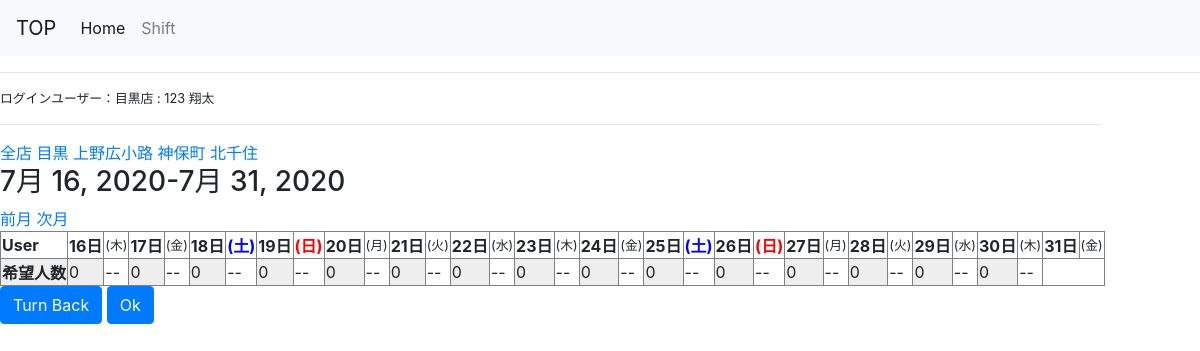
The app's page /shift_list/ (signed in), older data.
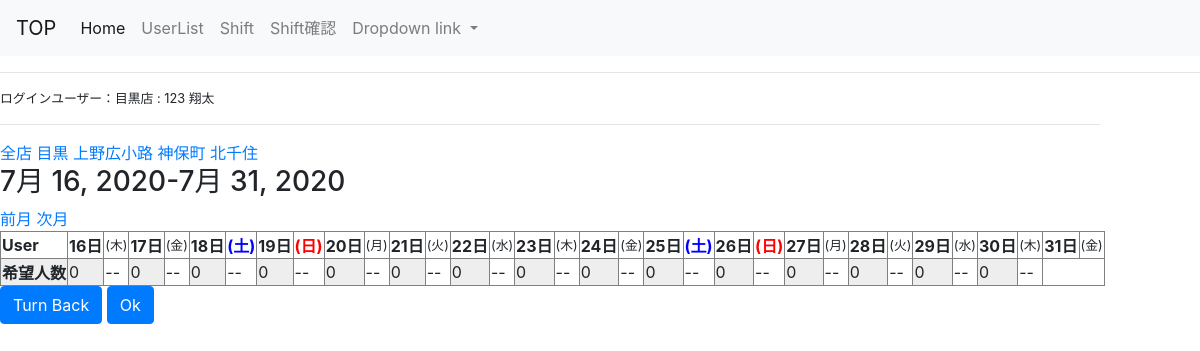
The same page, newer data.
### register/models.py (models this page shows, shortened)
class User(AbstractBaseUser, PermissionsMixin):
    email = models.EmailField(_('email address'), unique=True)
    first_name = models.CharField(_('first name'), max_length=30, blank=True)
    last_name = models.CharField(_('last name'), max_length=150, blank=True)
    is_staff = models.BooleanField(
        _('staff status'),
        default=False,
        help_text=_(
            'Designates whether the user can log into this admin site.'),
    )
    is_active = models.BooleanField(
        _('active'),
        default=True,
        help_text=_(
            'Designates whether this user should be treated as active. '
            'Unselect this instead of deleting accounts.'
        ),
    )
    date_joined = models.DateTimeField(_('date joined'), default=timezone.now)
    objects = CustomUserManager()
    EMAIL_FIELD = 'email'
    USERNAME_FIELD = 'email'
    REQUIRED_FIELDS = []
    class Meta:
        verbose_name = _('user')
        verbose_name_plural = _('users')

class Shops(models.Model):
    SHOP_CHOICES = (
    ('1', '目黒'),
    ('2', '狛江'),
    ('3', '神保町'),
    ('4', '上野広小路'),
    ('5', '北千住'),)
    shop = models.CharField("店舗", max_length=3,choices=SHOP_CHOICES, blank=True,default=1)
    user = models.OneToOneField(settings.AUTH_USER_MODEL,on_delete=models.CASCADE,)

### app/models.py (models this page shows, shortened)
class Schedule(models.Model):
    user = models.ForeignKey(settings.AUTH_USER_MODEL, verbose_name='ユーザー', on_delete=models.SET_NULL, blank=True, null=True,related_name = "user_schedule")
    start_time = models.CharField('開始時間', choices= SUB_START, max_length=50,blank=True,default="0")
    end_time = models.CharField('終了時間', choices= SUB_END, max_length=50,blank=True,default="0")
    date = models.DateField('日付')
    shops = models.ForeignKey(Shops, verbose_name='店舗', on_delete=models.CASCADE,blank=True)

### app/views.py (the view)
# urls.py: path('shift_list/', views.ShiftList.as_view(), name='shift_list'),
class ShiftList(mixins.ShiftWithScheduleMixin, generic.ListView):
    model = Schedule
    template_name = 'app/shift_list.html'
    date_field = 'date'
    def get_context_data(self, **kwargs):
        context = super().get_context_data(**kwargs)
        calendar_context = self.get_week_calendar()
        context.update(calendar_context)
        return context

### app/mixins.py (called while the page is built)
    def setup_calendar(self):
        self._calendar = calendar.Calendar(self.first_weekday)

    def get_previous_week(self, date):
        if date.month == 1 and date.day ==16:
            return date.replace(year=date.year-1, month=12,day=16)
        if date.month == 1 and date.day ==1:
            return date.replace(year=date.year-1, month=12,day=1)
        if date.day == 16:
            return date.replace(month =date.month -1 ,day = 16)
        if date.day == 1:
            return date.replace(month =date.month -1 ,day = 1)

    def name(self):
        weekname=['月','火','水','木','金','土','日']
        name=[]
        week=[]
        day = self.get_week_days()
        for l in day:
            name.append(l.weekday())
        for nn in name:
            week.append(weekname[nn])
        return week

    def get_week_calendar(self):
        calendar_context = super().get_week_calendar()
        calendar_context['df'] = self.get_week_schedules(
            calendar_context['week_first'],
            calendar_context['week_last'],
            calendar_context['week_days']
        )
        return calendar_context

### app/templates/app/shift_list.html (shortened to what this page needs)
{% extends "register/base.html" %}
{% block content %}
{% load static %}
<a href="{% url 'app:shift_list' %}" >全店</a>
<a href="{% url 'app:shopshift_list' 1 %}" >目黒</a>
<a href="{% url 'app:shopshift_list' 5 %}">上野広小路</a>
<a href="{% url 'app:shopshift_list' 4 %}">神保町</a>
<a href="{% url 'app:shopshift_list' 6 %}">北千住</a><br>
<h3>{{ week_first}}-{{ week_last }}</h3>
<a href="{% url 'app:shift_list'  week_previous.year week_previous.month week_previous.day %}">前月</a>
<a href="{% url 'app:shift_list'  week_next.year week_next.month week_previous.day %}">次月</a>
<table border="1">
    <th>User</th>
    {% for day in df %}
    <th>{{day | date:"j" }}日 {% if day|date:"D" == "日" %}</th>
           <th> <span style="color: #F00;">({{ day | date:"D" }})</span>
        </small></th>
        {% elif day|date:"D" == "土" %}
        <small>
            <th>  <span style="color:#0000FF">({{ day | date:"D" }})</span>
        </small></th>
        {% else %}
        <th>  <small>({{ day|date:"D" }})</small></th>
               {% endif %} {% endfor %}
{% for index,row in df.iterrows %}
{% if index == "希望人数" %}
<tr>
    <th bgcolor="#EEEEEE">{{index}}</th>
    <td  bgcolor="#EEEEEE">{{row.0}}</td><td>--</td>
    <td  bgcolor="#EEEEEE">{{row.1}}</td><td>--</td>
    <td  bgcolor="#EEEEEE">{{row.2}}</td><td>--</td>
    <td  bgcolor="#EEEEEE">{{row.3}}</td><td>--</td>
    <td  bgcolor="#EEEEEE">{{row.4}}</td><td>--</td>
    <td  bgcolor="#EEEEEE">{{row.5}}</td><td>--</td>
    <td  bgcolor="#EEEEEE">{{row.6}}</td><td>--</td>
    <td  bgcolor="#EEEEEE">{{row.7}}</td><td>--</td>
    <td  bgcolor="#EEEEEE">{{row.8}}</td><td>--</td>
    <td  bgcolor="#EEEEEE">{{row.9}}</td><td>--</td>
    <td  bgcolor="#EEEEEE">{{row.10}}</td><td>--</td>
    <td  bgcolor="#EEEEEE">{{row.11}}</td><td>--</td>
    <td  bgcolor="#EEEEEE">{{row.12}}</td><td>--</td>
    <td  bgcolor="#EEEEEE">{{row.13}}</td><td>--</td>
    <td  bgcolor="#EEEEEE">{{row.14}}</td><td>--</td>
</tr>
{% endif %}
{% endfor %}
</table>
        <a href="{% url 'app:month_with_forms' user.pk %}" >
        <button type="submit" class="btn btn-primary">Turn Back</button></a>
        <a href="{% url 'register:top' %}" >
            <button type="submit" class="btn btn-primary">Ok</button></a>
{% endblock %}

### register/templates/register/base.html (shortened to what this page needs)
{% load static %}
<head>
    <link rel="stylesheet" href="https://stackpath.bootstrapcdn.com/bootstrap/4.3.1/css/bootstrap.min.css">
<head>
  {% if user.is_superuser %}
    <nav class="navbar navbar-expand-lg navbar-light bg-light">
        <a class="navbar-brand" href="#">TOP</a>
        <div class="collapse navbar-collapse" id="navbarNavDropdown">
          <ul class="navbar-nav">
            <li class="nav-item active">
              <a class="nav-link" href="{% url 'register:top' %}">Home <span class="sr-only">(current)</span></a>
            </li>
            <li class="nav-item">
              <a class="nav-link" href="{% url 'register:user_list'%}">UserList</a>
            </li>
            <li class="nav-item">
              <a class="nav-link" href="{% url 'app:month_with_forms' user.pk  %}">Shift</a>
            </li>
            <li class="nav-item">
              <a class="nav-link" href="{% url 'app:shift_list' %}">Shift確認</a>
            </li>
            <li class="nav-item dropdown">
              <a class="nav-link dropdown-toggle" href="#" id="navbarDropdownMenuLink" role="button" data-toggle="dropdown" aria-haspopup="true" aria-expanded="false">
                Dropdown link
              </a>
              </li>
              </ul>
        </div>
      </nav><hr>
      <div class="mgr-10"><small>ログインユーザー：{{user.shops.get_shop_display}}店&nbsp;:&nbsp;{{ user.last_name }}&nbsp;{{user.first_name}}</small><hr></div>
  {% else %}
  <nav class="navbar navbar-expand-lg navbar-light bg-light">
    <a class="navbar-brand" href="#">TOP</a>
    <div class="collapse navbar-collapse" id="navbarNavDropdown">
      <ul class="navbar-nav">
        <li class="nav-item active">
          <a class="nav-link" href="{% url 'register:top' %}">Home <span class="sr-only">(current)</span></a>
        </li>
        <li class="nav-item">
          <a class="nav-link" href="{% url 'app:month_with_forms' user.pk  %}">Shift</a>
        </li>
          </div></li>
  </nav><hr>
  <div class="mgr-10"><small>ログインユーザー：{{user.shops.get_shop_display}}店&nbsp;:&nbsp;{{ user.last_name }}&nbsp;{{user.first_name}}</small><hr></div>
      {% endif %}
        {% block content %}{% endblock %}</div>
</html>

Row changes from the older to the newer data that the page shows:
changed User "翔太": is_superuser False → True (drawn)
added Schedule: index "希望人数", end_time "0"
Text that changed along with them:
text now shown: "UserList Shift確認 Dropdown link"
